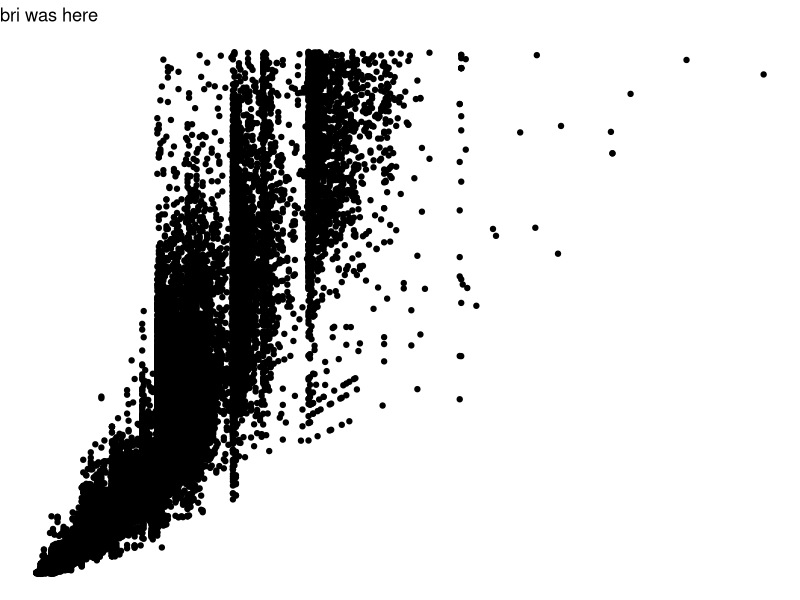
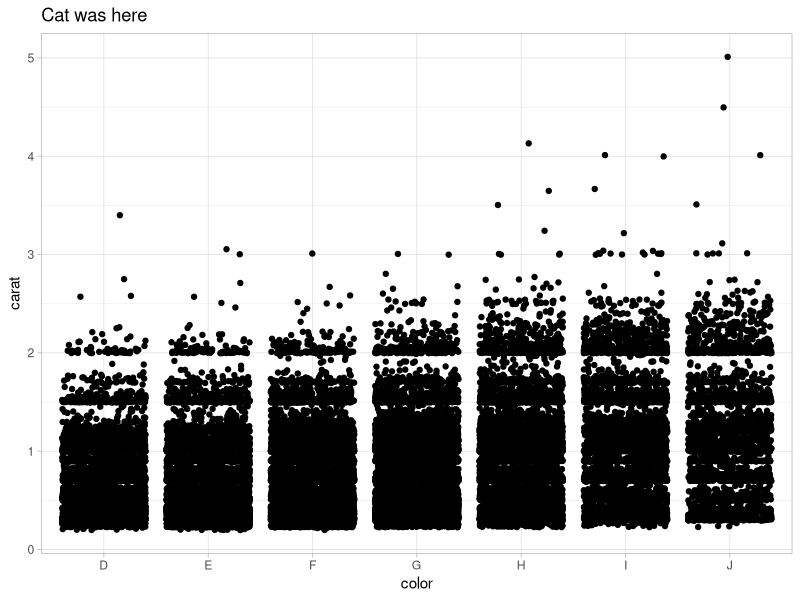
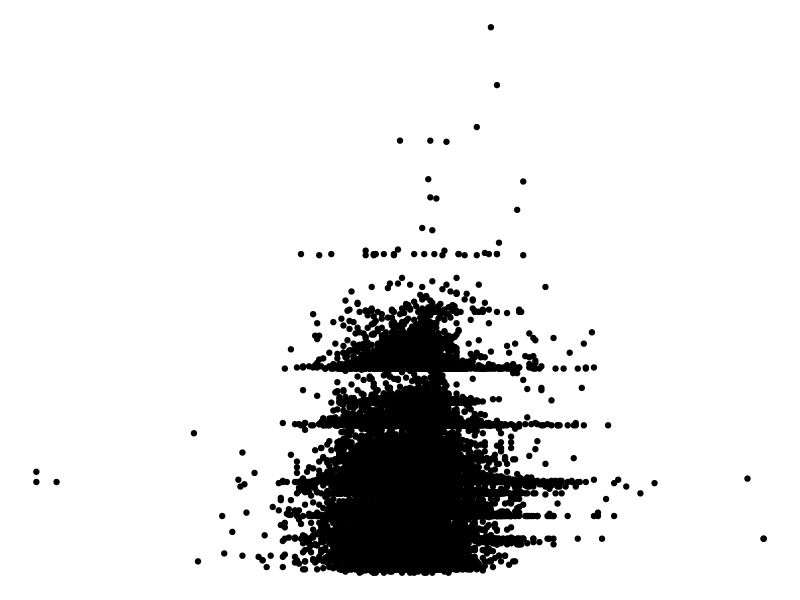

These figures' R source, in order:
## ---- chunk 1
knitr::opts_chunk$set(echo = TRUE)
library(tidyverse)
## ---- chunk 2
# Partner 1: 
# Run the code below to see the original graph
# Change the code below to make the point color change based on 'cut', and update the theme to theme_bw(). Update the title to include your first name. 

ggplot(data = diamonds, aes(x = carat, y = price)) +
  geom_point() +
  theme_void() +
  labs(title = "bri was here")
## ---- chunk 3
# Partner 2: 
# Run the code below to see the original graph
# Change the code below to make the geom a geom_jitter, and update the theme to theme_light. Update the title to include your first name. 

ggplot(data = diamonds, aes(x = color, y = carat)) +
  geom_jitter() +
  theme_light() +
  labs(title = "Cat was here")
## ---- chunk 4
ggplot(data = diamonds, aes(x = depth, y = carat)) +
  geom_point() +
  theme_void()
## ---- chunk 5
